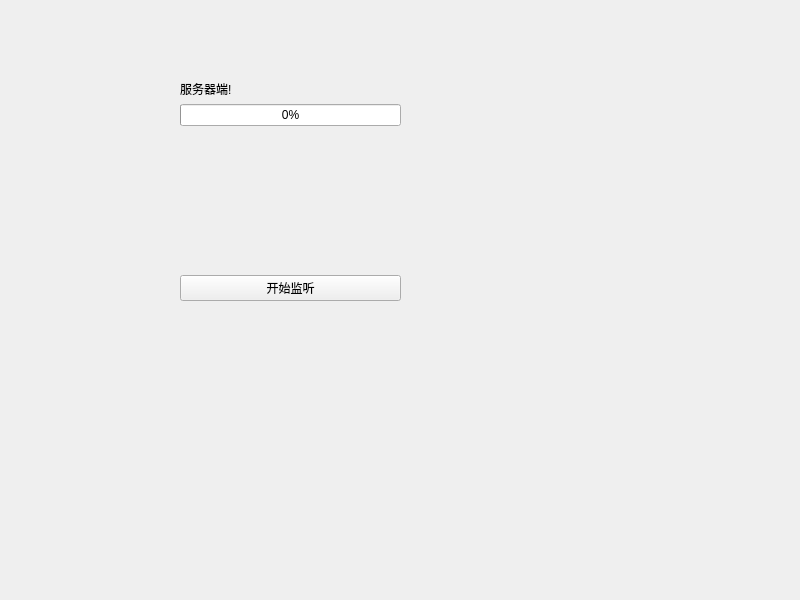
<?xml version="1.0" encoding="UTF-8"?>
<ui version="4.0">
 <class>Widget</class>
 <widget class="QWidget" name="Widget">
  <property name="geometry">
   <rect>
    <x>0</x>
    <y>0</y>
    <width>800</width>
    <height>600</height>
   </rect>
  </property>
  <property name="windowTitle">
   <string>Widget</string>
  </property>
  <widget class="QWidget" name="">
   <property name="geometry">
    <rect>
     <x>180</x>
     <y>80</y>
     <width>221</width>
     <height>221</height>
    </rect>
   </property>
   <layout class="QVBoxLayout" name="verticalLayout">
    <item>
     <widget class="QLabel" name="serverStatusLabel">
      <property name="text">
       <string>服务器端!</string>
      </property>
     </widget>
    </item>
    <item>
     <widget class="QProgressBar" name="serverProgressBar">
      <property name="value">
       <number>0</number>
      </property>
     </widget>
    </item>
    <item>
     <spacer name="verticalSpacer">
      <property name="orientation">
       <enum>Qt::Vertical</enum>
      </property>
      <property name="sizeHint" stdset="0">
       <size>
        <width>20</width>
        <height>40</height>
       </size>
      </property>
     </spacer>
    </item>
    <item>
     <widget class="QPushButton" name="startButton">
      <property name="text">
       <string>开始监听</string>
      </property>
     </widget>
    </item>
   </layout>
  </widget>
 </widget>
 <resources/>
 <connections/>
</ui>
